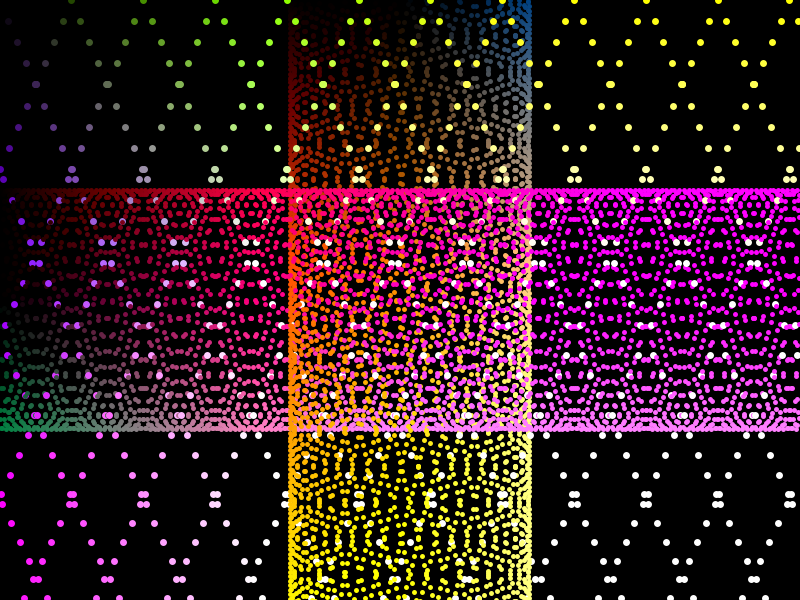
Frame 1 (no input)
Frame 60 (the mouse pressed at the canvas centre just before this capture): identical to frame 1, image omitted
Frame 120 (the mouse held since frame 60 and released just before this capture): identical to frame 1, image omitted

The Processing sketch that drew this single still picture (run headless with seeded random() and noise(); from frame 60 on, the mouse is pressed at the canvas centre):

// Processing sketch: processing_62731
// ── processing_62731.pde

float x,y,ang, amplitud;
boolean flag = true;
int w = 800; int h = 600; 

void setup()
{
  size (800,600);
  background(0);
  ang = 0;
  x = 0;
  amplitud = 120;
  
  
}

void draw()
{
  while( x < w)
  {
    for( int i = 1; i < h/amplitud; i+= amplitud)
    {
      trama1(x , h/(i * amplitud/2));
       x+=0.2;
    }
  }// end while
  
}  

void trama1(float x,float posY)
{
  y = posY * sin(ang) * amplitud;
  stroke((x+y)/2,x,y);
  strokeWeight(7);
  point(x,y);
  
  y = posY + sin(ang) * amplitud;
  
  stroke(x,(x+y)/2,y);
  strokeWeight(5);
  point(y + w/2,x);
  
  stroke(x,y,(x+y)/2);
  point(x,y + h/2);
  
  if(flag == true) { ang++; }
  if ( ang >= 180) { flag = false; }
  if (flag == false) { ang--;}
  if ( ang <= 0 ) {flag = true;}
}
